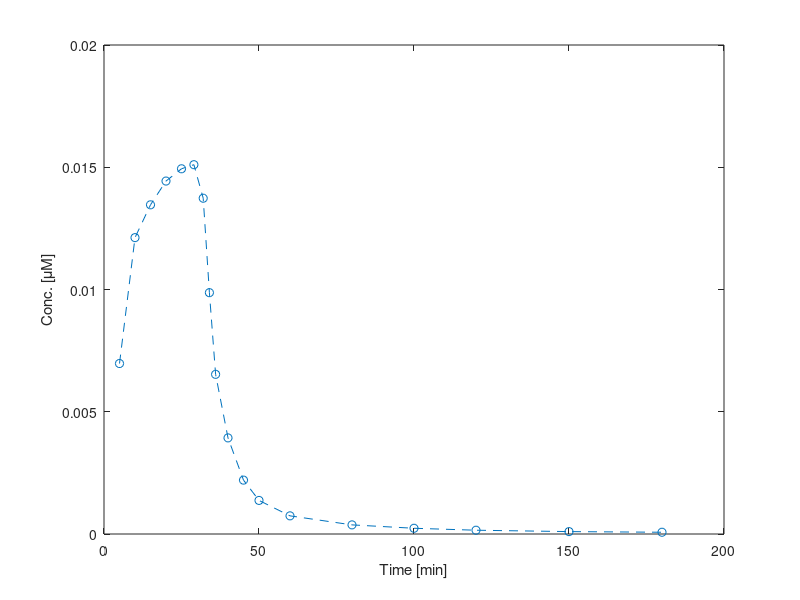
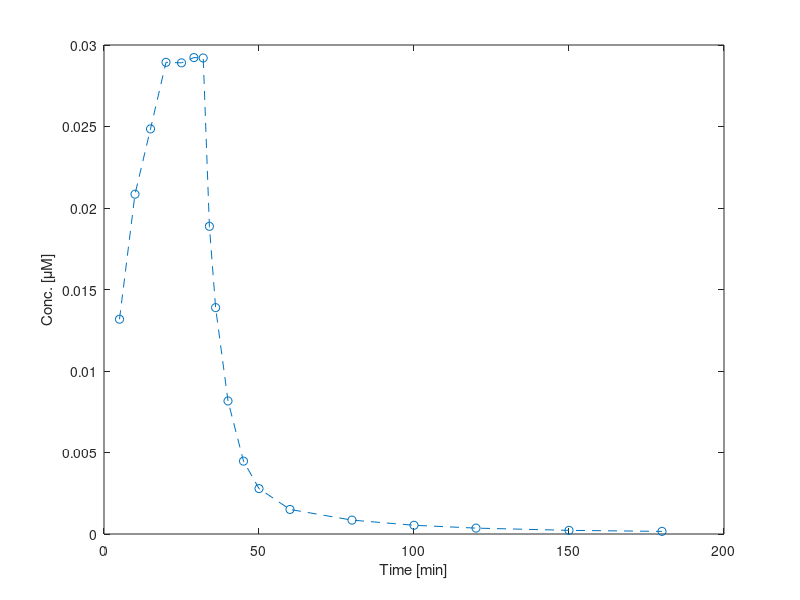

Source code (MATLAB) for these figures, in order:
%% Experimental data plot for PKPD
% units: time in [min], tPA conc. in [micro mol/L] and others in [%]
% variables: N_patient, dose_0X (X: number), duration_0X, conc <--str of proteins names
% optional var.: tPA_patient_0X, FBG_patient_0X, AP_patient_0X and PLG_patient_0X
clc; clear all; format long; close all;
% --- Verstraete et al. Journal of Pharmacology and Experimental Therapeutics 235 (1985)
% tPA, FBG and AP, 3 patients and 1 healthy (only tPA)
load('Tanswell1989.mat');
for ii=1:N_patient
    figureName_temp = ['Group ', num2str(ii)];
    for jj=1:length(conc)
        figureName = [figureName_temp,'-',conc{jj}];
        nameOfdata2plot = [conc{jj},'_patient_0',num2str(ii)];
        data2plot = eval(nameOfdata2plot);
        figure('Name',figureName)
        plot(data2plot(:,1),data2plot(:,2),'--o');
        xlabel('Time [min]');
        if strcmp(conc{jj},'tPA')
            ylabel('Conc. [\muM]');
        else; ylabel('Conc. [%]');
        end
    end
end
